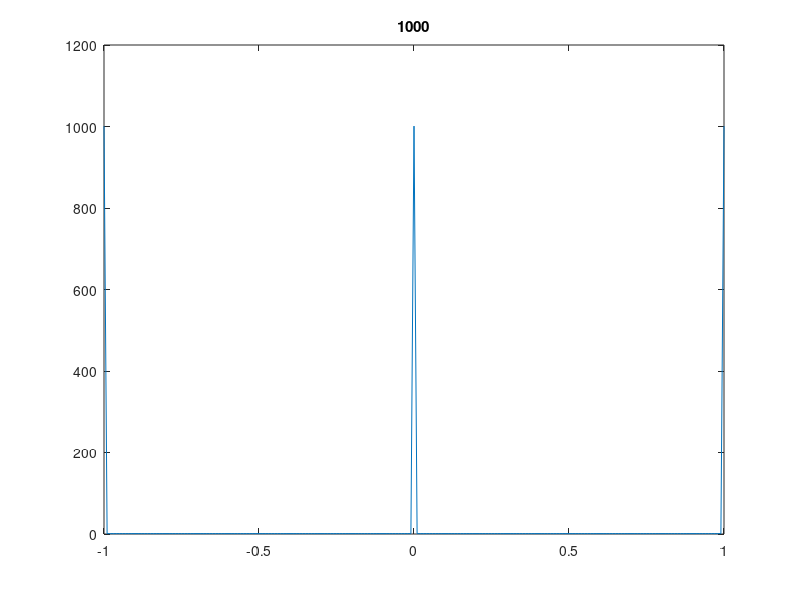

Reproduce this figure in MATLAB.
% SOUCTCOS.M - ukazka souctu kosinusovek tvoricich jednotkovy impuls
clc;
close all;
clear all;

Fs = 100;
pocet = 1000;



t=-1:1/Fs:1;
s=cos(2*pi*t*0); % nuly
for n = 1:pocet
         s=s+cos(2*pi*t*n);
   plot(t,s);
   title(n);
   pause;
end



